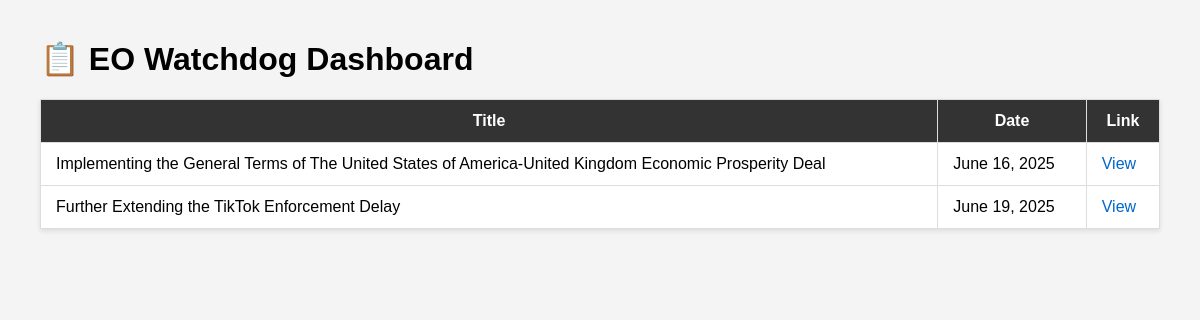
Page /dashboard on the earlier database version.
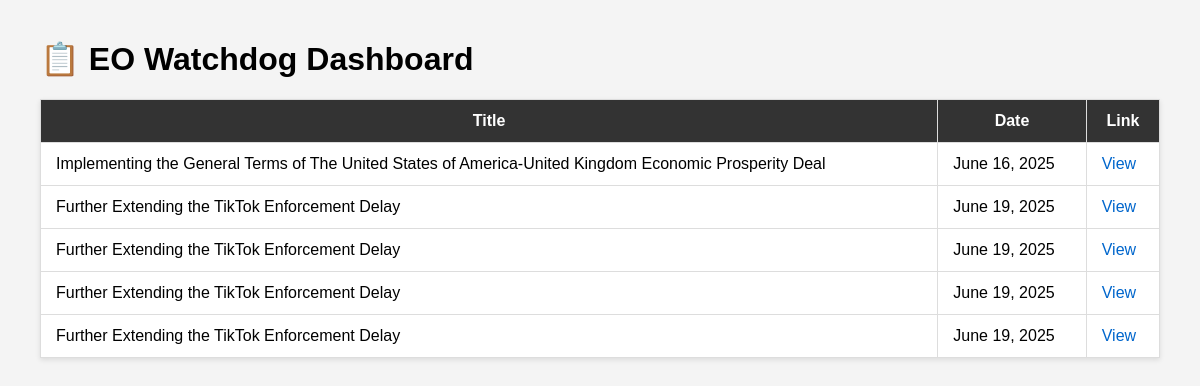
Same page on the later database version.
### tables this page shows
CREATE TABLE executive_orders (
    id INTEGER PRIMARY KEY AUTOINCREMENT,
    title TEXT,
    date TEXT,
    url TEXT
);

### app.py (the view)
@app.route("/dashboard")
def dashboard():
    import sqlite3
    conn = sqlite3.connect(db_path)
    cursor = conn.cursor()
    cursor.execute("SELECT title, date, url FROM executive_orders")
    alerts = cursor.fetchall()
    conn.close()
    return render_template("dashboard.html", alerts=alerts)

### templates/dashboard.html (shortened to what this page needs)
<!DOCTYPE html>
<html lang="en">
<head>
    <link rel="stylesheet" href="{{ url_for('static', filename='style.css') }}">
</head>
<body>
    <h1>📋 EO Watchdog Dashboard</h1>
    <table>
        <thead>
            <tr>
                <th>Title</th>
                <th>Date</th>
                <th>Link</th>
            </tr>
        </thead>
        <tbody>
            {% for row in alerts %}
            <tr>
                <td>{{ row[0] }}</td>
                <td>{{ row[1] }}</td>
                <td><a href="{{ row[2] }}" target="_blank">View</a></td>
            </tr>
            {% endfor %}
        </tbody>
    </table>
</body>
</html>

### static/style.css (style rules this page uses)
body { font-family: sans-serif; background: #f4f4f4; margin: 40px; }
table { width: 100%; border-collapse: collapse; background: white; box-shadow: 0 2px 5px rgba(0,0,0,0.1); }
th, td { padding: 12px 15px; border: 1px solid #ddd; }
th { background: #333; color: white; }
a { color: #0066cc; text-decoration: none; }

Differences in the rows shown:
added executive_orders: title "Further Extending the TikTok Enforcement Delay", date "June 19, 2025"
added executive_orders: title "Further Extending the TikTok Enforcement Delay", date "June 19, 2025"
added executive_orders: title "Further Extending the TikTok Enforcement Delay", date "June 19, 2025"
